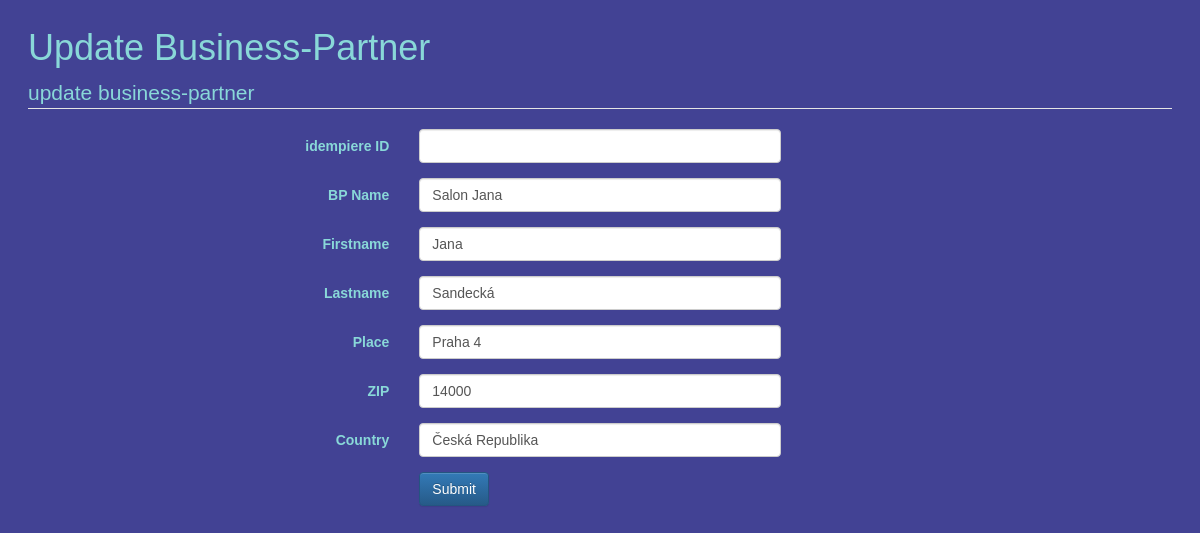
Page /bpupdate/4 on the committed database.
### app.py (models this page shows, shortened)
class Businesspartner(db.Model):
    bpartner_id = db.Column(db.Integer, primary_key=True)
    idem_bpartner_id = db.Column(db.String(20), nullable=False)
    bpname = db.Column(db.String(80), nullable=True)
    ctfirstname = db.Column(db.String(80), nullable=True)
    ctlastname = db.Column(db.String(80), nullable=True)
    bpplace = db.Column(db.String(80), nullable=True)
    bpzip = db.Column(db.String(8), nullable=True)
    bpcountry = db.Column(db.String(80), nullable=True)
    date_created = db.Column(db.DateTime, default=datetime.now)
    is_active = db.Column(db.Boolean, default=True)

### app.py (the view)
@app.route('/bpupdate/<int:bpartner_id>', methods=['GET', 'POST'])
def bpupdate(bpartner_id):
    bpartner_to_update = Businesspartner.query.get_or_404(bpartner_id)
    if request.method == 'POST':
        bpartner_to_update.idem_bpartner_id = request.form['idemid']
        bpartner_to_update.bpname = request.form['bpname']
        bpartner_to_update.ctfirstname = request.form['ctfirstname']
        bpartner_to_update.ctlastname = request.form['ctlastname']
        bpartner_to_update.bpplace = request.form['bpplace']
        bpartner_to_update.bpzip = request.form['bpzip']
        bpartner_to_update.bpcountry = request.form['bpcountry']
        try:
            db.session.commit()
            return redirect('/bpartner')
        except:
            return 'There was a problem updating the business partner'
    else:
        return render_template(
            'bpartner/update.html', bpartner=bpartner_to_update
            )

### templates/bpartner/update.html (shortened to what this page needs)
{% extends 'base.html' %}
{% block body %}
<div class="content">
    <h1>Update Business-Partner</h1>
<div class="content">
    <form class="form-horizontal" action="/bpupdate/{{bpartner.bpartner_id}}" method="POST">
        <fieldset>
        <legend style="color: rgb(137, 216, 216);">update business-partner</legend>
        <div class="form-group">
            <label class="col-md-4 control-label" for="idemid">idempiere ID</label>
            <div class="col-md-4">
                <input id="idemid" name="idemid" type="text" placeholder="" value="{{bpartner.idem_bpartner_id}}" class="form-control input-md">
            </div>
        </div>
        <div class="form-group">
            <label class="col-md-4 control-label" for="bpname">BP Name</label>
            <div class="col-md-4">
                <input id="bpname" name="bpname" type="text" placeholder="" value="{{bpartner.bpname}}" class="form-control input-md">
            </div>
        </div>
        <div class="form-group">
            <label class="col-md-4 control-label" for="ctfirstname">Firstname</label>
            <div class="col-md-4">
                <input id="ctfirstname" name="ctfirstname" type="text" placeholder="" value="{{bpartner.ctfirstname}}" class="form-control input-md">
            </div>
        </div>
        <div class="form-group">
            <label class="col-md-4 control-label" for="ctlastname">Lastname</label>
            <div class="col-md-4">
                <input id="ctlastname" name="ctlastname" type="text" placeholder="" value="{{bpartner.ctlastname}}" class="form-control input-md">
            </div>
        </div>
        <div class="form-group">
            <label class="col-md-4 control-label" for="bpplace">Place</label>
            <div class="col-md-4">
                <input id="bpplace" name="bpplace" type="text" placeholder="" value="{{bpartner.bpplace}}" class="form-control input-md">
            </div>
        </div>
        <div class="form-group">
            <label class="col-md-4 control-label" for="bpzip">ZIP</label>
            <div class="col-md-4">
                <input id="bpzip" name="bpzip" type="text" placeholder="" value="{{bpartner.bpzip}}" class="form-control input-md">
            </div>
        </div>
        <div class="form-group">
            <label class="col-md-4 control-label" for="bpcountry">Country</label>
            <div class="col-md-4">
                <input id="bpcountry" name="bpcountry" type="text" placeholder="" value="{{bpartner.bpcountry}}" class="form-control input-md">
            </div>
        </div>
        <div class="form-group">
            <label class="col-md-4 control-label" for="submit"></label>
            <div class="col-md-4">
                <button id="submit" name="submit" class="btn btn-primary" value="Add BPartner">Submit</button>
            </div>
        </div>
        </fieldset>
    </form>
</div>
{% endblock %}

### static/css/main.css (style rules this page uses)
body { margin: 2em; font-family: sans-serif; background-color: rgb(66, 66, 148); color: rgb(137, 216, 216); }

### rows in the picture
Businesspartner: bpname "Salon Jana", ctfirstname "Jana", ctlastname "Sandecká", bpplace "Praha 4", bpzip "14000", bpcountry "Česká Republika"
